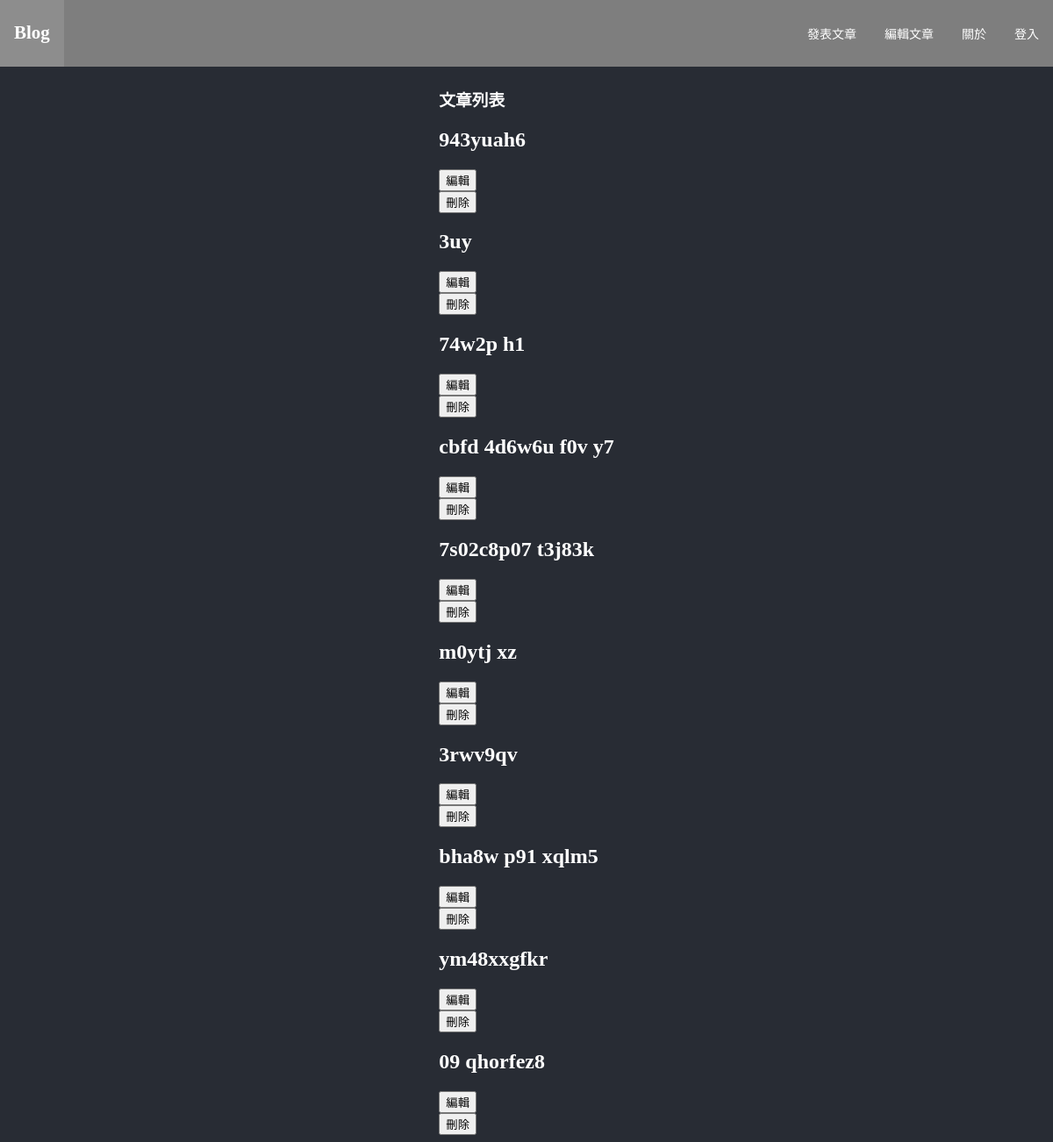
/post/edit, run on an earlier commit of the app's database.
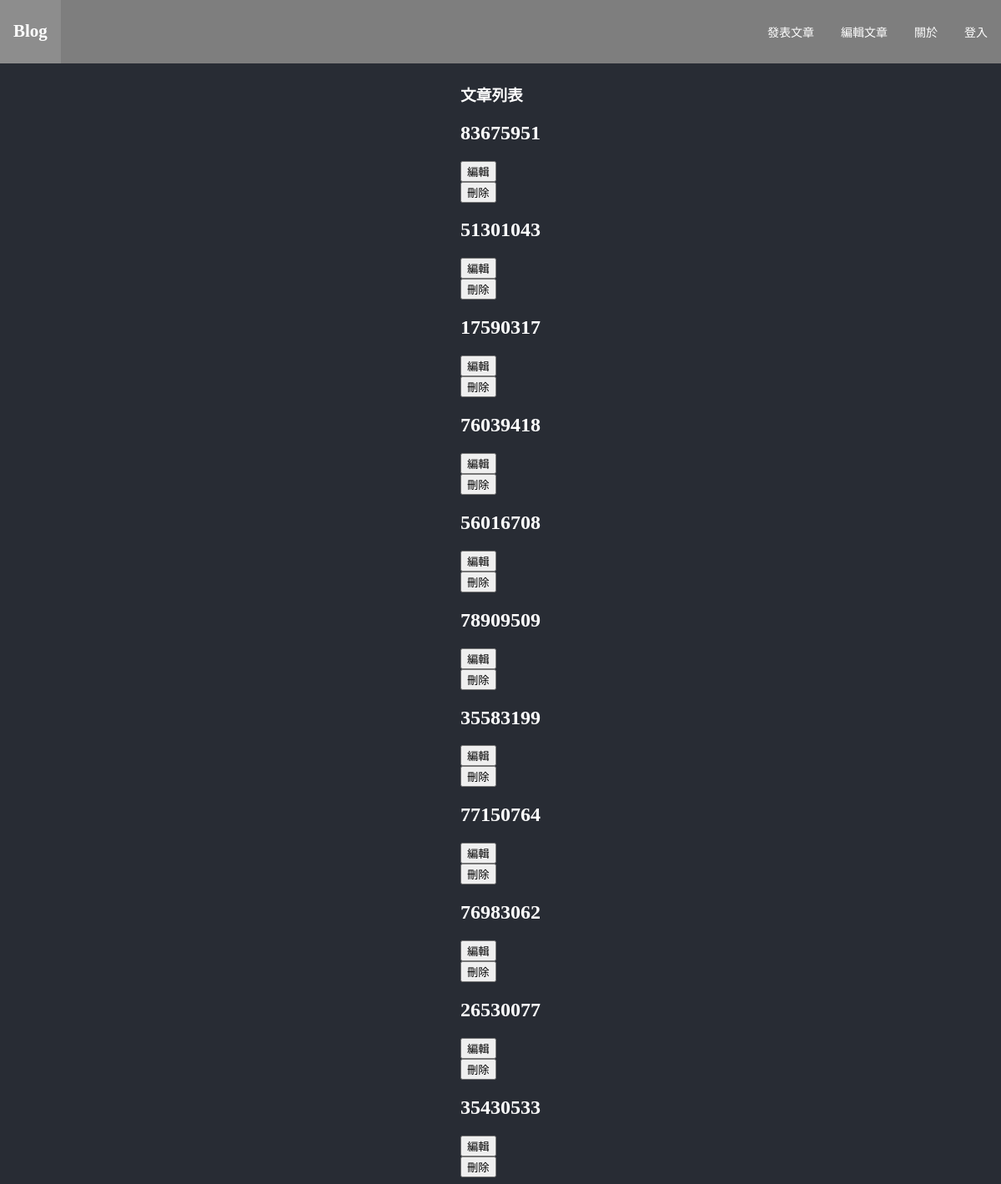
And on a later commit of the database.
### personalBlog/models/post.py (models this page shows)
class Post(db.Model):
    __tablename__ = 'POST'
    post_id: Mapped[int] = mapped_column(primary_key=True, nullable=True, autoincrement=True)
    title: Mapped[str] = mapped_column(String(30), nullable=True)
    tag: Mapped[str] = mapped_column(String(30), nullable=True)
    content: Mapped[str] = mapped_column(String(30), nullable=True)
    intro: Mapped[str] = mapped_column(String(30), nullable=True)
    time: Mapped[str] = mapped_column(String(30), nullable=True)

### personalBlog/route.py (the view)
@post.route('/edit', methods=['POST', 'GET'])
def edit():
    return editDef()

### personalBlog/controllers/postController.py (called while the page is built)
def editDef():
    if request.method == 'POST':
        posts=Post.query.all()
        return render_template('post/EditPage.html',posts=posts)
    posts=Post.query.all()
    return render_template('post/EditPage.html',posts=posts)

### personalBlog/templates/post/EditPage.html (shortened to what this page needs)
{% extends "base.html" %}
{% block head %}
<link rel="stylesheet" type="text/css" href="{{url_for('static', filename='css/post.css')}}">
{% endblock head %}
{% block body %}
    <div>
        <section id='space'>
            <br></br>
            <br></br>
        </section>
        <section id="content">
            <div class="container">
                <div class="row aln-center">
                    <section id="recommandedArticleList" >
                        <th><h1>文章列表</h1></th>
                        {% for post in posts %}
                        <div class="col-4 col-6-medium col-12-small">
                            <section>
                                <header>
                                    <h2>{{ post.title }}</h2>
                                    <tr>
                                    <form action="{{url_for('post.editarticle',id=post.post_id)}}" method="get">
                                        <button type="submit" id="{{ post.post_id }}" class="submitbutton">編輯</button>
                                    </form></tr>
                                    <tr><form action="{{url_for('post.deletearticle',id=post.post_id)}}" method="get">
                                        <button class="submitbutton" type="submit" >刪除</button>
                                    </form></tr>
                                </header>
                            </section>
                        </div>
                        {% endfor %}
                    </section>
                </div>
            </div>
        </section>
    </div>
{% endblock body %}

What changed in the data, as far as the page shows it:
removed Post: title "943yuah6"
removed Post: title "3uy"
removed Post: title "74w2p h1"
removed Post: title "cbfd 4d6w6u f0v y7"
removed Post: title "7s02c8p07 t3j83k"
removed Post: title "m0ytj xz"
removed Post: title "3rwv9qv"
removed Post: title "bha8w p91 xqlm5"
removed Post: title "ym48xxgfkr"
removed Post: title "09 qhorfez8"
added Post: title "83675951"
added Post: title "51301043"
added Post: title "17590317"
added Post: title "76039418"
added Post: title "56016708"
added Post: title "78909509"
added Post: title "35583199"
added Post: title "77150764"
added Post: title "76983062"
added Post: title "26530077"
added Post: title "35430533"
